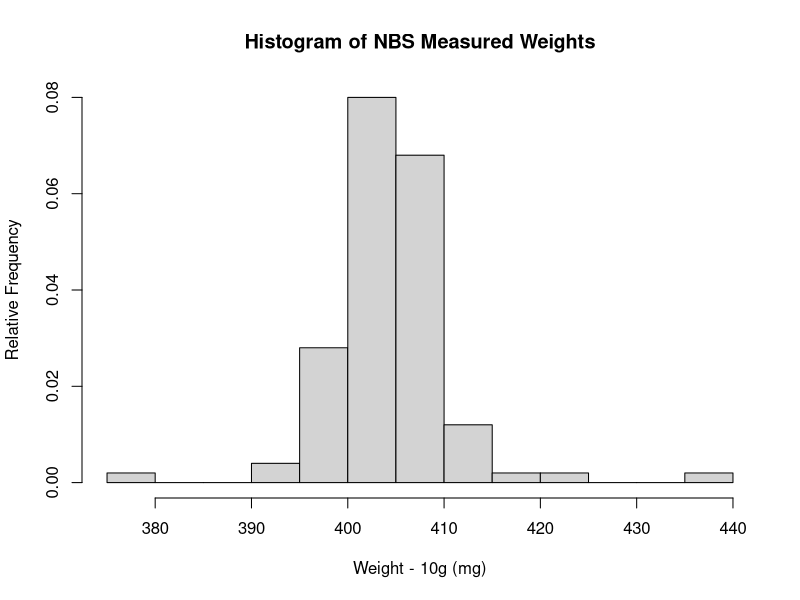
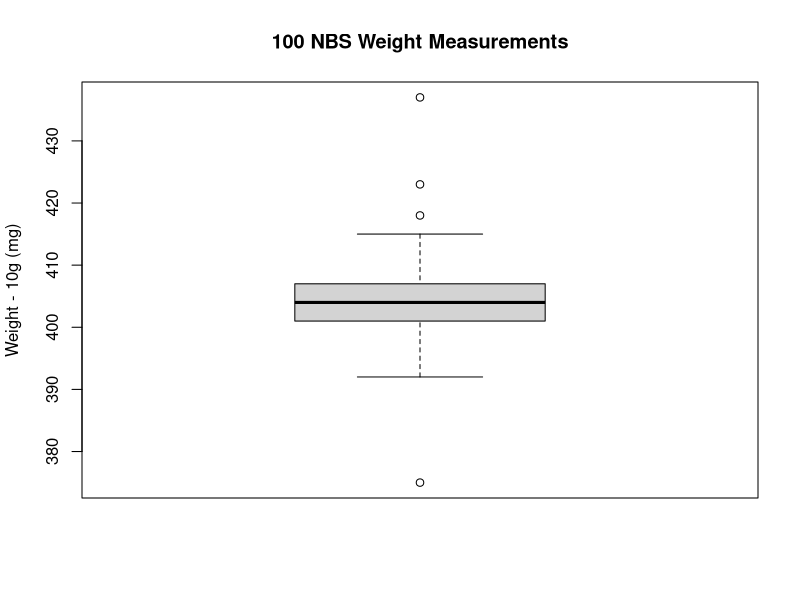
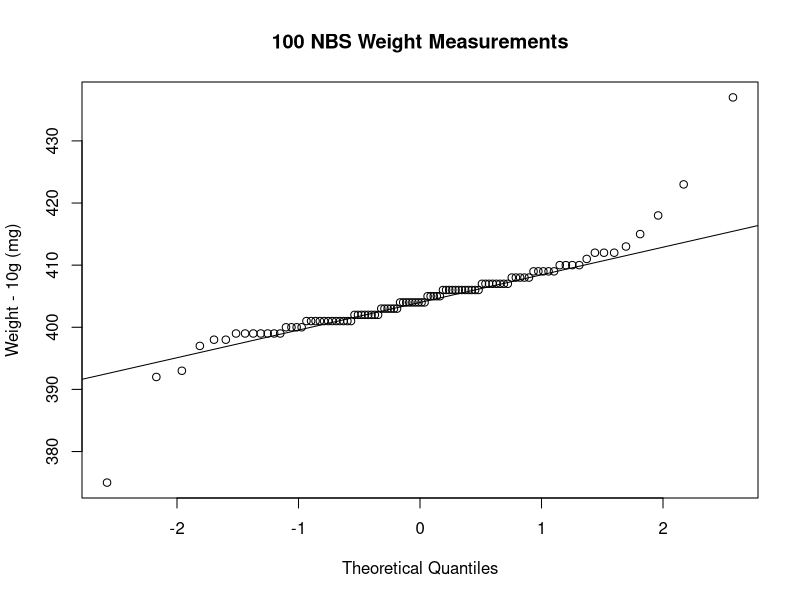

Write R code to recreate these figures, in order.
#---------------------------------------------------#
#--- Plotting, Moment and Normality Testing in R ---#
#---------------------------------------------------#


#do this the first time to install the package, then you never have to do it again
install.packages("e1071")

#do this each time you start an R session
library(e1071)

#Importing data: use .csv format if at all possible
weights <- read.csv('NBS Weight Data.csv')

#create a histogram
hist(weights$Result, breaks = 12, freq = F, xlab = 'Weight - 10g (mg)', ylab = 'Relative Frequency', main = 'Histogram of NBS Measured Weights')

#create a box and whisker plot
#Box shows Q1 to Q3, with line at median.  IQR = Q3 - Q1
#The top whisker denotes the maximum value or Q3 + 1.5*IQR, whichever is smaller
#The bottom whisker denotes the minimum value or Q1 - 1.5*IQR, whichever is larger.
boxplot(weights$Result, ylab = 'Weight - 10g (mg)', main = '100 NBS Weight Measurements')

#create a normal probability plot
qqout = qqnorm(weights$Result, ylab = 'Weight - 10g (mg)', main = '100 NBS Weight Measurements')
qqline(weights$Result)      #add a straight line to the normal probability plot
cor(qqout$x,qqout$y)    #calculate the correlation coefficient from the qqplot


#this generates G1, the unbiased estimator for skewness
G1 = skewness(weights$Result, na.rm = TRUE, type = 2)
#type 1 = biased estimator, type 2 = unbiased estimator

#Now lets generate SE of the unbiased skewness estimator
n = length(weights$Result)
SE_G1 = sqrt(6*n*(n-1)/(n-2)/(n+1)/(n+3))

z1 = G1/SE_G1
p = 2*(1-pnorm(z1))
p
# the function pnorm(z1) produces the area under the normal distribution below z1

#this generates G2, the unbiased estimator for kurtosis
G2 = kurtosis(weights$Result, na.rm = TRUE, type = 2)
#type 1 = biased estimator, type 2 = unbiased estimator

#Now lets generate SE of the unbiased skewness estimator
n = length(weights$Result)
SE_G2 = 2*SE_G1*sqrt((n*n-1)/(n-3)/(n+5))

z2 = G2/SE_G2
p = 2*(1-pnorm(z2))
p

#performs the Shapiro-Wilk test for normality
shapiro.test(weights$Result)
#reject the null hypothesis that the data is normally distributed if the 
#p-value is less that your significance level (e.g., 0.05)
